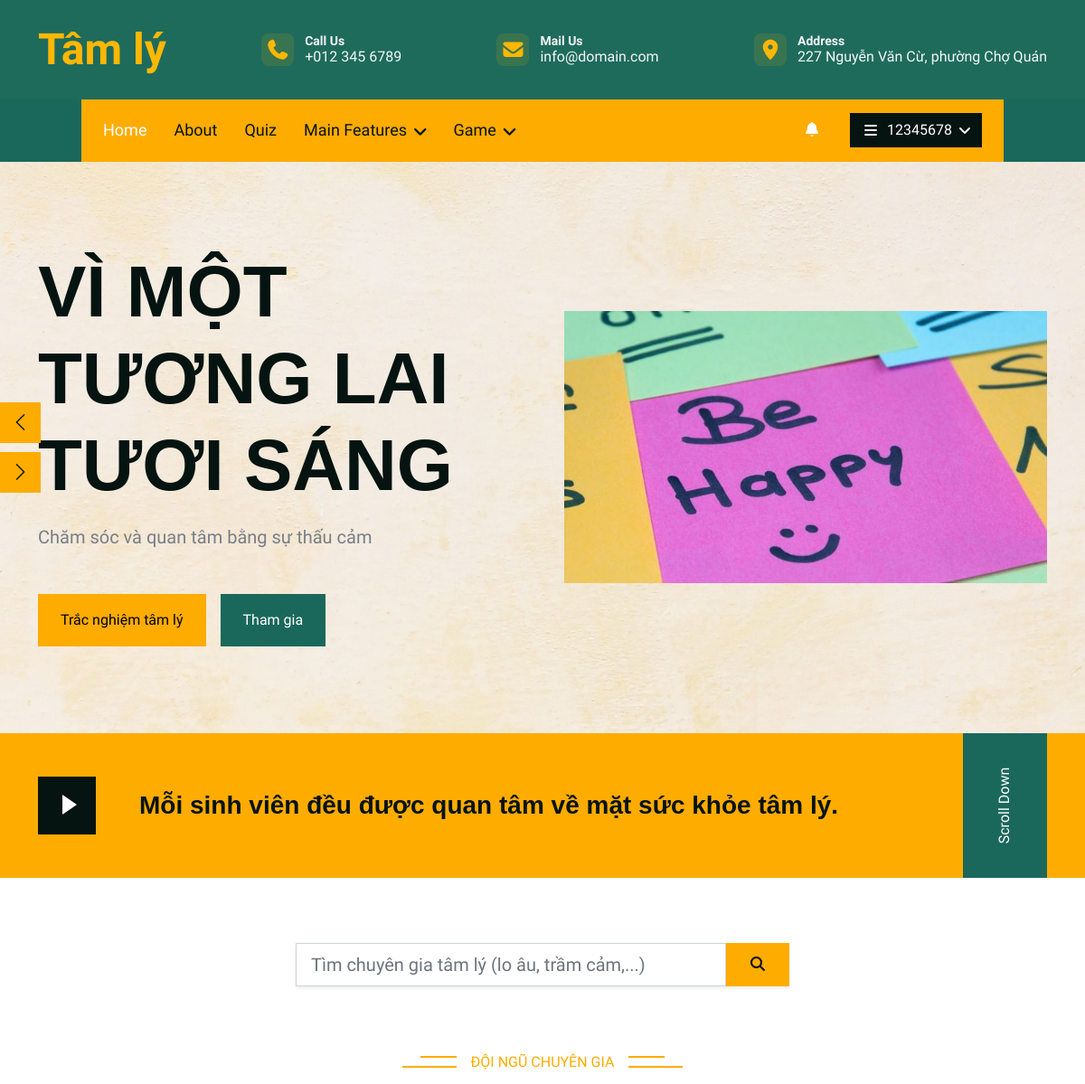
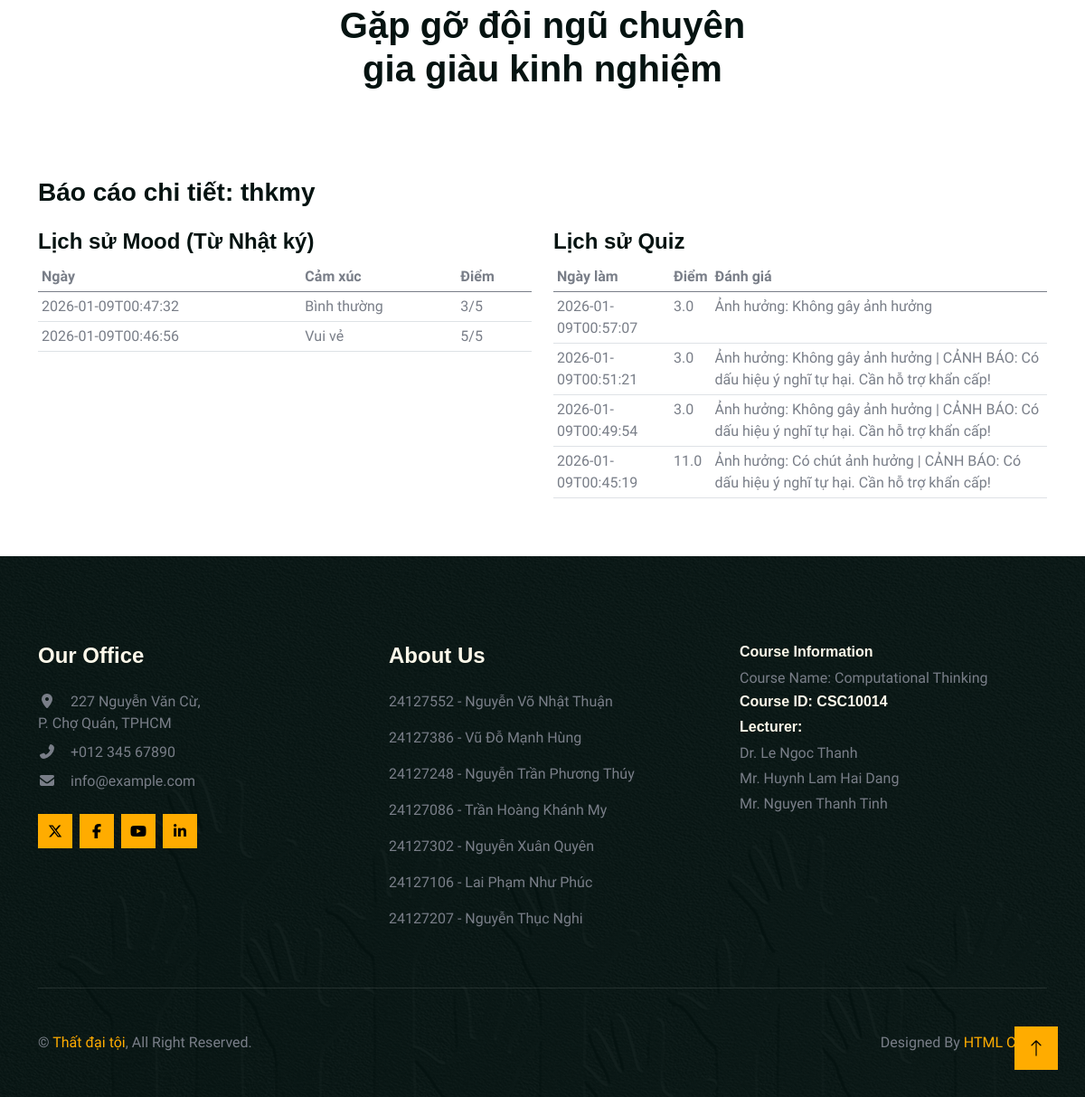
Page /expert/view-report/22 (signed in) on the committed database (2 pictures, top to bottom).
### models.py (models this page shows)
class User(Base):
    __tablename__ = "users"
    id: Mapped[int] = mapped_column(primary_key=True)
    username: Mapped[str] = mapped_column(String, unique=True)
    password: Mapped[str] = mapped_column(String)
    role: Mapped[str] = mapped_column(String, default="student")
    status_tag: Mapped[str | None] = mapped_column(String, nullable=True)
    chat_opt_in: Mapped[bool] = mapped_column(Boolean, default=False)
    last_seen = Column(DateTime, default=func.now())
    is_online = Column(Boolean, default=False)
    posts = relationship("Post", back_populates="author")
    answers = relationship("Answer", back_populates="expert")
    expert_profile = relationship("ExpertProfile",uselist=False,back_populates="user", foreign_keys="ExpertProfile.user_id"
    )
    student_profile = relationship("StudentProfile", uselist=False, back_populates="user")

class DiaryEntry(Base):
    __tablename__ = "diary_entries"
    id = Column(Integer, primary_key=True)
    student_id = Column(Integer, ForeignKey("users.id"), nullable=False)
    title = Column(String, nullable=False)
    content = Column(Text, nullable=False)
    mood = Column(String, default="Binh thuong")
    mood_score = Column(Integer, default=3)
    tags = Column(String)
    is_private = Column(Integer, default=1)  # 1: private, 0: public/share
    created_at = Column(String, default=lambda: datetime.now().isoformat(timespec="seconds"))
    updated_at = Column(String, default=lambda: datetime.now().isoformat(timespec="seconds"))

class StressLog(Base):
    __tablename__ = "stress_logs"
    id = Column(Integer, primary_key=True)
    student_id = Column(Integer, ForeignKey("users.id"))
    score = Column(Float, nullable=False)
    scale_name = Column(String, default="DASS")
    note = Column(Text)
    created_at = Column(String, default=lambda: datetime.now().isoformat(timespec="seconds"))

### StudentManagement/student_management.py (the view)
@student_mgmt_bp.route('/expert/view-report/<int:student_id>')
def view_report(student_id):
    expert_id = session.get('user_id')
    conn = get_db_connection()
    check = conn.execute('SELECT status FROM quiz_access_requests WHERE expert_id=? AND student_id=? AND status="accepted"',
                        (expert_id, student_id)).fetchone()
    if not check:
        return "Bạn không có quyền xem báo cáo này hoặc yêu cầu chưa được chấp nhận.", 403
    quizzes = conn.execute('SELECT * FROM stress_logs WHERE student_id=? ORDER BY created_at DESC', (student_id,)).fetchall()
    moods = conn.execute('SELECT created_at, mood, mood_score FROM diary_entries WHERE student_id=? ORDER BY created_at DESC', (student_id,)).fetchall()
    student = conn.execute('SELECT username FROM users WHERE id=?', (student_id,)).fetchone()
    conn.close()
    return render_template('view_report.html', quizzes=quizzes, moods=moods, student=student)

### StudentManagement/student_management.py (called while the page is built)
def get_db_connection():
    conn = sqlite3.connect('therapy.db')
    conn.row_factory = sqlite3.Row
    return conn

### StudentManagement/templates/view_report.html
{% extends "index.html" %}
{% block content %}
<div class="container py-5">
    <h3>Báo cáo chi tiết: {{ student.username }}</h3>
    <div class="row mt-4">
        <div class="col-md-6">
            <h4>Lịch sử Mood (Từ Nhật ký)</h4>
            <table class="table table-sm">
                <thead><tr><th>Ngày</th><th>Cảm xúc</th><th>Điểm</th></tr></thead>
                <tbody>
                    {% for m in moods %}
                    <tr>
                        <td>{{ m.created_at }}</td>
                        <td>{{ m.mood }}</td>
                        <td>{{ m.mood_score }}/5</td>
                    </tr>
                    {% endfor %}
                </tbody>
            </table>
        </div>
        <div class="col-md-6">
            <h4>Lịch sử Quiz</h4>
            <table class="table table-sm">
                <thead><tr><th>Ngày làm</th><th>Điểm</th><th>Đánh giá</th></tr></thead>
                <tbody>
                    {% for q in quizzes %}
                    <tr>
                        <td>{{ q.created_at }}</td>
                        <td>{{ q.score }}</td>
                        <td>{{ q.note }}</td>
                    </tr>
                    {% endfor %}
                </tbody>
            </table>
        </div>
    </div>
</div>
{% endblock %}

### static/css/style.css (style rules this page uses)
html, body { font-family: "Be Vietnam Pro", system-ui, -apple-system, "Segoe UI", Roboto, Arial, sans-serif; }
:root { --bs-tertiary: #797E88; }

### rows in the picture
User: username "thkmy"
DiaryEntry: created_at "2026-01-09T00:47:32", mood "Bình thường", mood_score "3"
DiaryEntry: created_at "2026-01-09T00:46:56", mood "Vui vẻ", mood_score "5"
StressLog: created_at "2026-01-09T00:57:07", score "3.0", note "Ảnh hưởng: Không gây ảnh hưởng"
StressLog: created_at "2026-01-09T00:51:21", score "3.0", note "Ảnh hưởng: Không gây ảnh hưởng | CẢNH BÁO: Có dấu hiệu ý nghĩ tự hại. Cần hỗ trợ khẩn cấp!"
StressLog: created_at "2026-01-09T00:49:54", score "3.0", note "Ảnh hưởng: Không gây ảnh hưởng | CẢNH BÁO: Có dấu hiệu ý nghĩ tự hại. Cần hỗ trợ khẩn cấp!"
StressLog: created_at "2026-01-09T00:45:19", score "11.0", note "Ảnh hưởng: Có chút ảnh hưởng | CẢNH BÁO: Có dấu hiệu ý nghĩ tự hại. Cần hỗ trợ khẩn cấp!"

### other values in the picture
{{ session.get("username") or "Tài khoản" }} "12345678"
